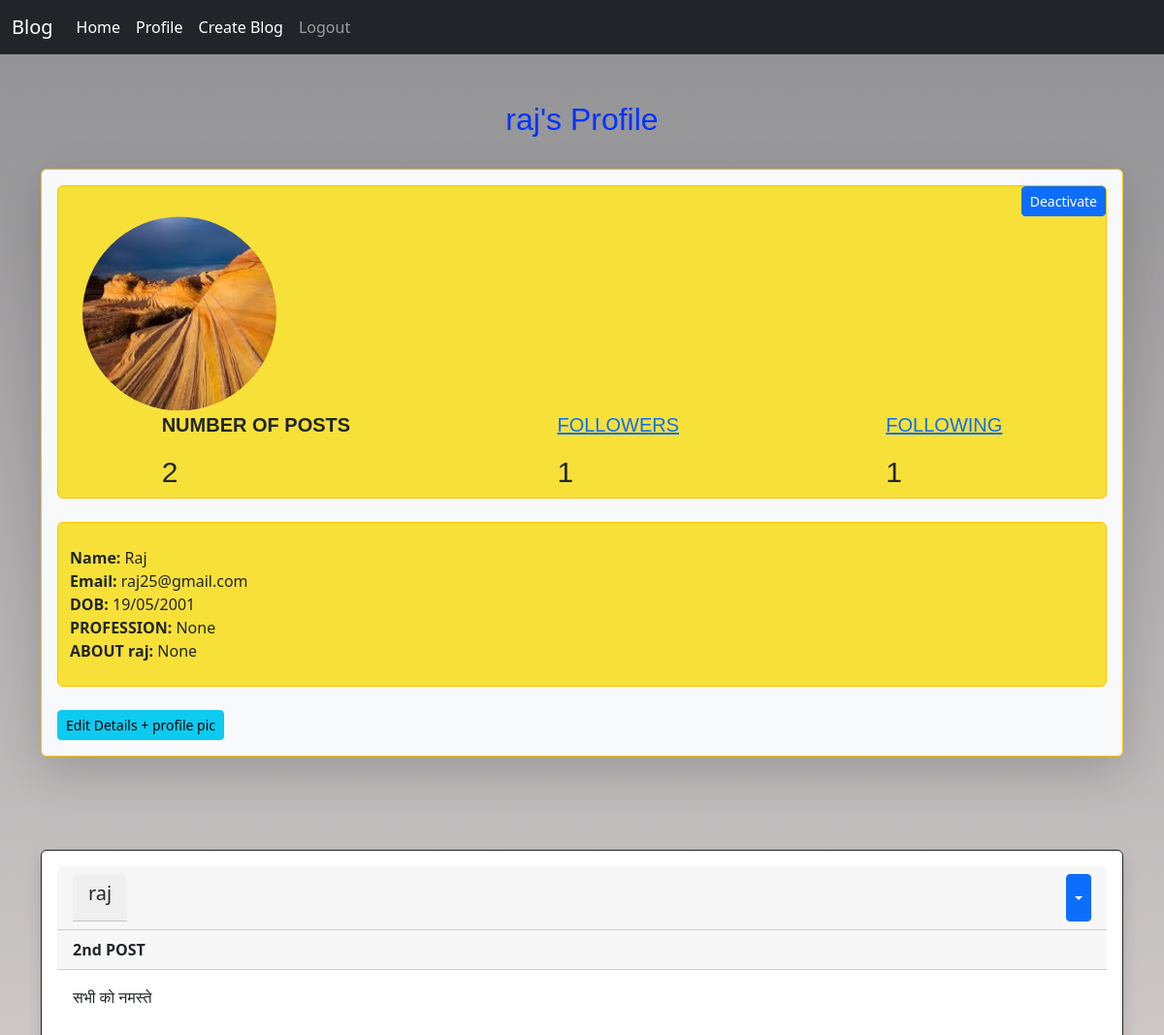
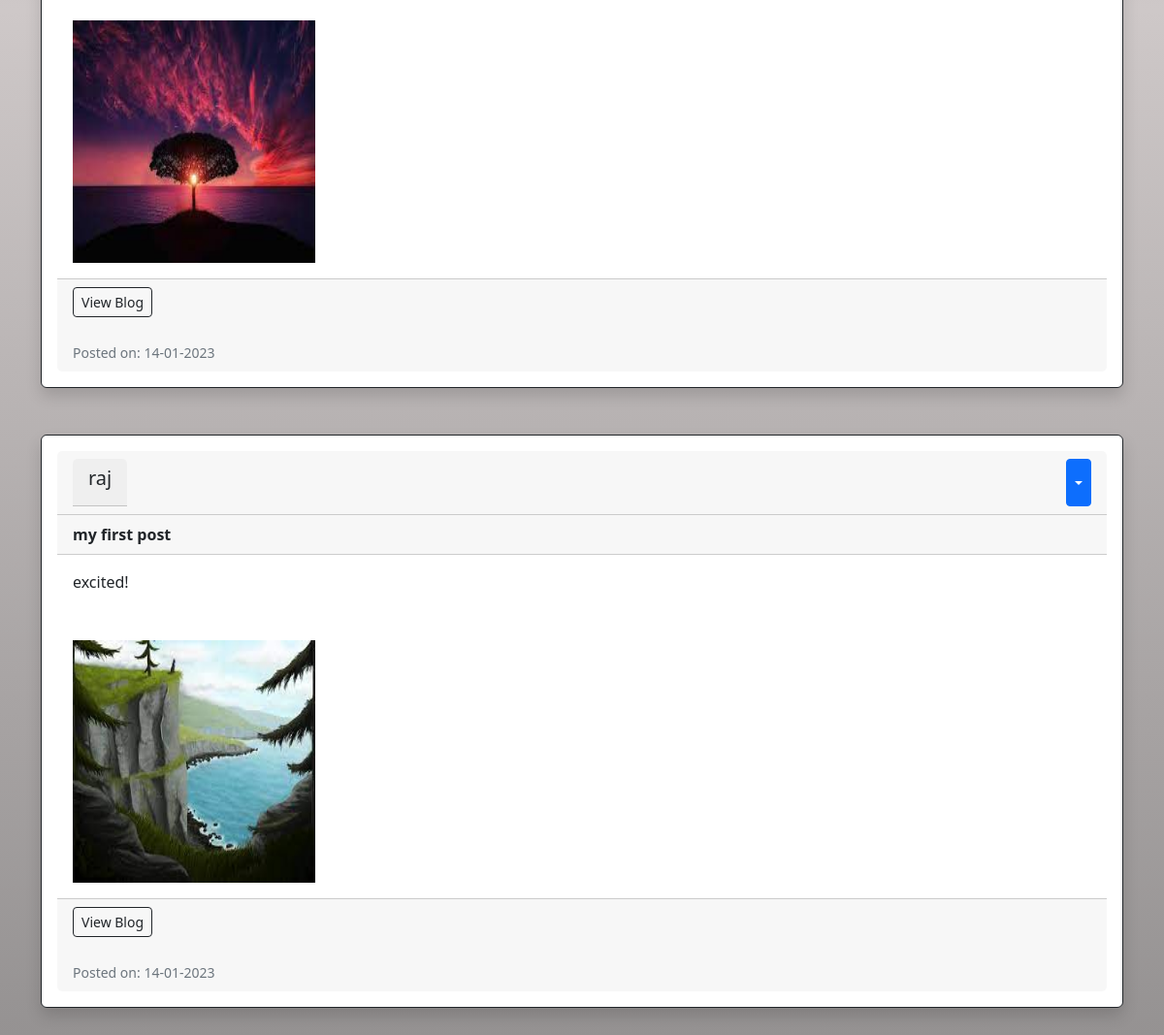
The page /profile (signed in) on the database its author committed (2 pictures, top to bottom).
### models.py (models this page shows)
class User(db.Model):
    __tablename__='user'
    id = db.Column(db.Integer, primary_key=True, nullable=False)
    username = db.Column(db.String , unique=True)
    password = db.Column(db.String)
    name = db.Column(db.String)
    email = db.Column(db.String)
    dob = db.Column(db.String)
    profession = db.Column(db.String)
    about_user = db.Column(db.String)
    image = db.Column(db.String, nullable = False, default='default.jpg')
    posts = db.relationship('Post' , backref='user', cascade = 'all,delete')
    followers = db.relationship('Follows', foreign_keys=[Follows.followingid],backref=db.backref('following', lazy='joined'),lazy='dynamic',cascade = 'all,delete')
    following = db.relationship('Follows', foreign_keys=[Follows.followerid],backref=db.backref('follower', lazy='joined'),lazy='dynamic',cascade = 'all,delete')
    cmts = db.relationship('Comment' , backref='user', cascade = 'all,delete')
    l = db.relationship('Like' , backref='user', cascade = 'all,delete')

class Post(db.Model):
    __tablename__='posts'
    post_id = db.Column(db.Integer, primary_key=True, nullable=False)
    title = db.Column(db.String)
    description = db.Column(db.Text)
    photo1 = db.Column(db.String)
    photo2 = db.Column(db.String)
    photo3 = db.Column(db.String)
    photo4 = db.Column(db.String)
    datetime=db.Column(db.DateTime(timezone=True), server_default=func.now())
    author = db.Column(db.Integer, db.ForeignKey("user.id", ondelete="CASCADE") , nullable=False)
    cmts = db.relationship('Comment' , backref='posts', cascade = 'all,delete')
    l = db.relationship('Like' , backref='posts', cascade = 'all,delete')

### app.py (the view)
@app.route("/profile")
def profile():
    if login_check():
        usr = session['user']
        user_obj=User.query.filter(User.username==usr).first()
        user_id = user_obj.id
        posts=Post.query.filter(Post.author==user_id).order_by(Post.datetime.desc()).all()
        return render_template('profile.html',user=user_obj,posts=posts)
    flash('please login to access this page.', category='info')
    return redirect(url_for('login'))

### app.py (called while the page is built)
def login_check():
    if 'user' in session:
        return True
    else:
        return False

### templates/profile.html (shortened to what this page needs)
{% extends 'base.html' %}
{% block form %}
<div class="container">
    <br><br>
    <h2 align="center" >{{user.username}}'s Profile</h2><br>
    <div class="card border-warning shadow-lg p-3 mb-5 bg-light rounded">
        <div class="card border-warning bg-profile">
            <form action="/delete/{{user.id}}" method="POST">
                <div align="right"><a href="/delete/{{user.id}}" class="btn btn-sm btn-primary">Deactivate</a></div>
            </form>
            {% if user.image %}
            <img class="profile-img"  src="{{url_for('static',filename='profile/'+ user.image)}}">
        {% else %}
        <img class="profile-img"  src="{{url_for('static',filename='profile/default.jpg')}}">
        {%endif%}
        <div class="fcontainer">
            <div>
                <p><b>Number of posts</b></p>
                <h5>{{posts|length}}</h5>
            </div>
            <div>
                <p><a href="/{{user.username}}/followers">Followers</a></p>
                <h5>{{user.followers.count()}}</h5>
            </div>
            <div>
                <p><a href="/{{user.username}}/following">Following</a></p>
                <h5>{{user.following.count()}}</h5>
            </div>
        </div>
        </div>
        <br>
        <div class="card-text">
        <div class="card border-warning rounded bg-profile">
        <div class="container">
        <br>
        <strong>Name:</strong> {{user.name}} <br>
        <strong>Email:</strong> {{user.email}} <br>
        <strong>DOB:</strong> {{user.dob}} <br>
        <strong>PROFESSION:</strong> {{user.profession}} <br>
        <strong>ABOUT {{user.username}}:</strong> {{user.about_user}} <br><br>
        </div>
        </div>
        <br>
        <a href="{{url_for('updateprofile')}}" class="btn btn-info btn-sm" role="button">Edit Details + profile pic</a>
        </div>
        </div>
        <br><br>
        {% for post in posts%}
        <div class="card border-dark shadow p-3 mb-5 bg-body rounded">
        <div class="card-header d-flex justify-content-between align-item-center">
            <div class="card-header"><h5>{{user.username}}</h5></div>
            <div class="btn-group">
                <button type="button" class="btn btn-sm btn-primary dropdown-toggle" data-bs-toggle="dropdown"></button>
            </div>
        </div>
        <div class="card-header">
            <div class="card-text"><b>{{post.title}}</b></div>
        </div>
        <div class="card-body">
            <div class="card-text">{{post.description}}</div>
            <br>
            <br>{%if  post.photo1 and post.photo2 and post.photo3 and post.photo4%}
            <img class="post-img" src="{{url_for('static', filename='photos/' + post.photo1 )}}">
            <img class="post-img" src="{{url_for('static', filename='photos/' + post.photo2 )}}">
            <img class="post-img" src="{{url_for('static', filename='photos/' + post.photo3 )}}">
            <img class="post-img" src="{{url_for('static', filename='photos/' + post.photo4 )}}">
            {% elif post.photo1 and post.photo2 and post.photo3 %}
            <img class="post-img" src="{{url_for('static', filename='photos/' + post.photo1 )}}">
            <img class="post-img" src="{{url_for('static', filename='photos/' + post.photo2 )}}">
            <img class="post-img" src="{{url_for('static', filename='photos/' + post.photo3 )}}">
            {% elif post.photo1 and post.photo2%}
            <img class="post-img" src="{{url_for('static', filename='photos/' + post.photo1 )}}">
            <img class="post-img" src="{{url_for('static', filename='photos/' + post.photo2 )}}">
            {% elif post.photo1%}
            <img class="post-img" src="{{url_for('static', filename='photos/' + post.photo1 )}}">
            {%endif%}
        </div>
        <div class="card-footer"><a href="{{url_for('view_post', id=post.post_id)}}" class="btn btn-outline-dark btn-sm">View Blog</a><br><br>
        <small class="text-muted">Posted on: {{post.datetime.strftime('%d-%m-%Y')}}</small></div>
        </div>
        {%endfor%}
{% endblock %}

### static/main.css (style rules this page uses)
.profile-img { height: 200px; width: 250px; clip-path: circle(); }
.post-img { height: 250px; width: 250px; }
.fcontainer { display: flex; justify-content: space-around; text-decoration: none; }
.fcontainer p { font-family: 'Trebuchet MS', 'Lucida Sans Unicode', 'Lucida Grande', 'Lucida Sans', Arial, sans-serif; font-size: 20px; text-decoration: none; text-transform: uppercase; }
.fcontainer h5 { font-family: Arial, Helvetica, sans-serif; font-size: 30px; text-transform: uppercase; }
.bg-profile { background-color: rgb(247, 225, 56); }
h1,h2,h3,h4 { color: #0033ff; font-family: 'Trebuchet MS', 'Lucida Sans Unicode', 'Lucida Grande', 'Lucida Sans', Arial, sans-serif; }
body { background: linear-gradient(#909092,#cec8c8,#949191); background-size: cover; background-blend-mode: multiply; }

### rows shown on the page
User: username "raj", image (picture), name "Raj", email "raj25@gmail.com", dob "19/05/2001", profession "None", about_user "None"
Post: title "2nd POST", description "सभी को नमस्ते", photo1 (picture), datetime "14-01-2023"
Post: title "my first post", description "excited!", photo1 (picture), datetime "14-01-2023"

### other values the page prints
{{ posts|length }} "2"
{{ user.followers.count() }} "1"
{{ user.following.count() }} "1"
